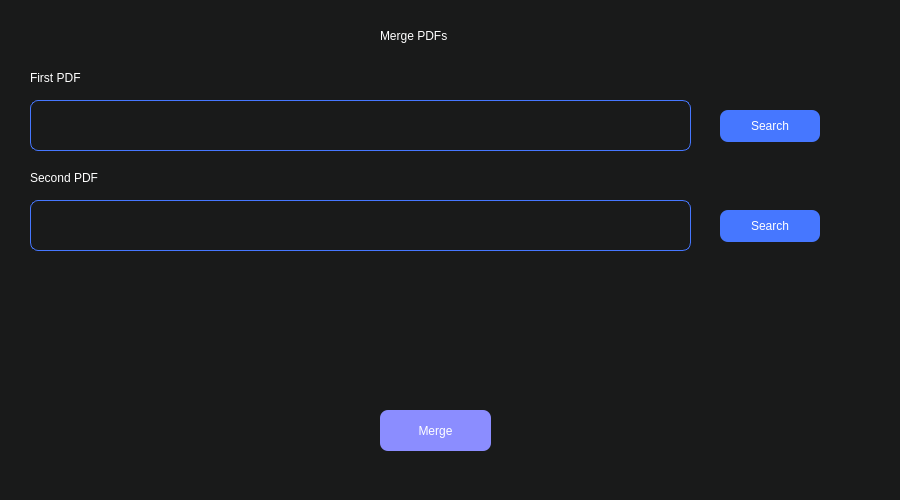
<?xml version="1.0" encoding="UTF-8"?>
<ui version="4.0">
 <class>Dialog</class>
 <widget class="QDialog" name="Dialog">
  <property name="geometry">
   <rect>
    <x>0</x>
    <y>0</y>
    <width>900</width>
    <height>500</height>
   </rect>
  </property>
  <property name="minimumSize">
   <size>
    <width>900</width>
    <height>500</height>
   </size>
  </property>
  <property name="maximumSize">
   <size>
    <width>900</width>
    <height>500</height>
   </size>
  </property>
  <property name="windowTitle">
   <string>Dialog</string>
  </property>
  <property name="styleSheet">
   <string notr="true">background-color: rgb(25, 26, 26);
color: rgb(255, 255, 255);</string>
  </property>
  <widget class="QTextBrowser" name="location1">
   <property name="geometry">
    <rect>
     <x>30</x>
     <y>100</y>
     <width>661</width>
     <height>51</height>
    </rect>
   </property>
   <property name="cursor" stdset="0">
    <cursorShape>PointingHandCursor</cursorShape>
   </property>
   <property name="styleSheet">
    <string notr="true">border-radius: 8px;
padding: 8px;
border: 1px solid rgb(70, 119, 255);
color: rgd(255, 255, 255);</string>
   </property>
  </widget>
  <widget class="QLabel" name="label">
   <property name="geometry">
    <rect>
     <x>380</x>
     <y>10</y>
     <width>111</width>
     <height>51</height>
    </rect>
   </property>
   <property name="styleSheet">
    <string notr="true">color: rgb(255, 255, 255);
font: 18pt &quot;Arial&quot;;</string>
   </property>
   <property name="text">
    <string>Merge PDFs</string>
   </property>
  </widget>
  <widget class="QLabel" name="label_2">
   <property name="geometry">
    <rect>
     <x>30</x>
     <y>70</y>
     <width>71</width>
     <height>16</height>
    </rect>
   </property>
   <property name="text">
    <string>First PDF</string>
   </property>
  </widget>
  <widget class="QPushButton" name="search_btn1">
   <property name="geometry">
    <rect>
     <x>720</x>
     <y>110</y>
     <width>100</width>
     <height>32</height>
    </rect>
   </property>
   <property name="cursor">
    <cursorShape>PointingHandCursor</cursorShape>
   </property>
   <property name="styleSheet">
    <string notr="true">background-color: rgb(70, 119, 255);
color: rgb(255, 255, 255);
border-radius: 8px;</string>
   </property>
   <property name="text">
    <string>Search</string>
   </property>
  </widget>
  <widget class="QPushButton" name="search_btn2">
   <property name="geometry">
    <rect>
     <x>720</x>
     <y>210</y>
     <width>100</width>
     <height>32</height>
    </rect>
   </property>
   <property name="cursor">
    <cursorShape>PointingHandCursor</cursorShape>
   </property>
   <property name="styleSheet">
    <string notr="true">background-color: rgb(70, 119, 255);
color: rgb(255, 255, 255);
border-radius: 8px;</string>
   </property>
   <property name="text">
    <string>Search</string>
   </property>
  </widget>
  <widget class="QTextBrowser" name="location2">
   <property name="geometry">
    <rect>
     <x>30</x>
     <y>200</y>
     <width>661</width>
     <height>51</height>
    </rect>
   </property>
   <property name="cursor" stdset="0">
    <cursorShape>PointingHandCursor</cursorShape>
   </property>
   <property name="styleSheet">
    <string notr="true">border-radius: 8px;
padding: 8px;
border: 1px solid rgb(70, 119, 255);
color: rgd(255, 255, 255);</string>
   </property>
  </widget>
  <widget class="QLabel" name="label_3">
   <property name="geometry">
    <rect>
     <x>30</x>
     <y>170</y>
     <width>121</width>
     <height>16</height>
    </rect>
   </property>
   <property name="text">
    <string>Second PDF</string>
   </property>
  </widget>
  <widget class="QPushButton" name="merge_btn">
   <property name="geometry">
    <rect>
     <x>380</x>
     <y>410</y>
     <width>111</width>
     <height>41</height>
    </rect>
   </property>
   <property name="cursor">
    <cursorShape>PointingHandCursor</cursorShape>
   </property>
   <property name="styleSheet">
    <string notr="true">background-color: rgb(139, 141, 255);
color: rgb(255, 255, 255);
border-radius: 8px;</string>
   </property>
   <property name="text">
    <string>Merge</string>
   </property>
  </widget>
  <widget class="QLabel" name="result_text">
   <property name="geometry">
    <rect>
     <x>380</x>
     <y>320</y>
     <width>121</width>
     <height>31</height>
    </rect>
   </property>
   <property name="styleSheet">
    <string notr="true">color: rgb(148, 255, 129);</string>
   </property>
   <property name="text">
    <string/>
   </property>
  </widget>
 </widget>
 <resources/>
 <connections/>
</ui>
